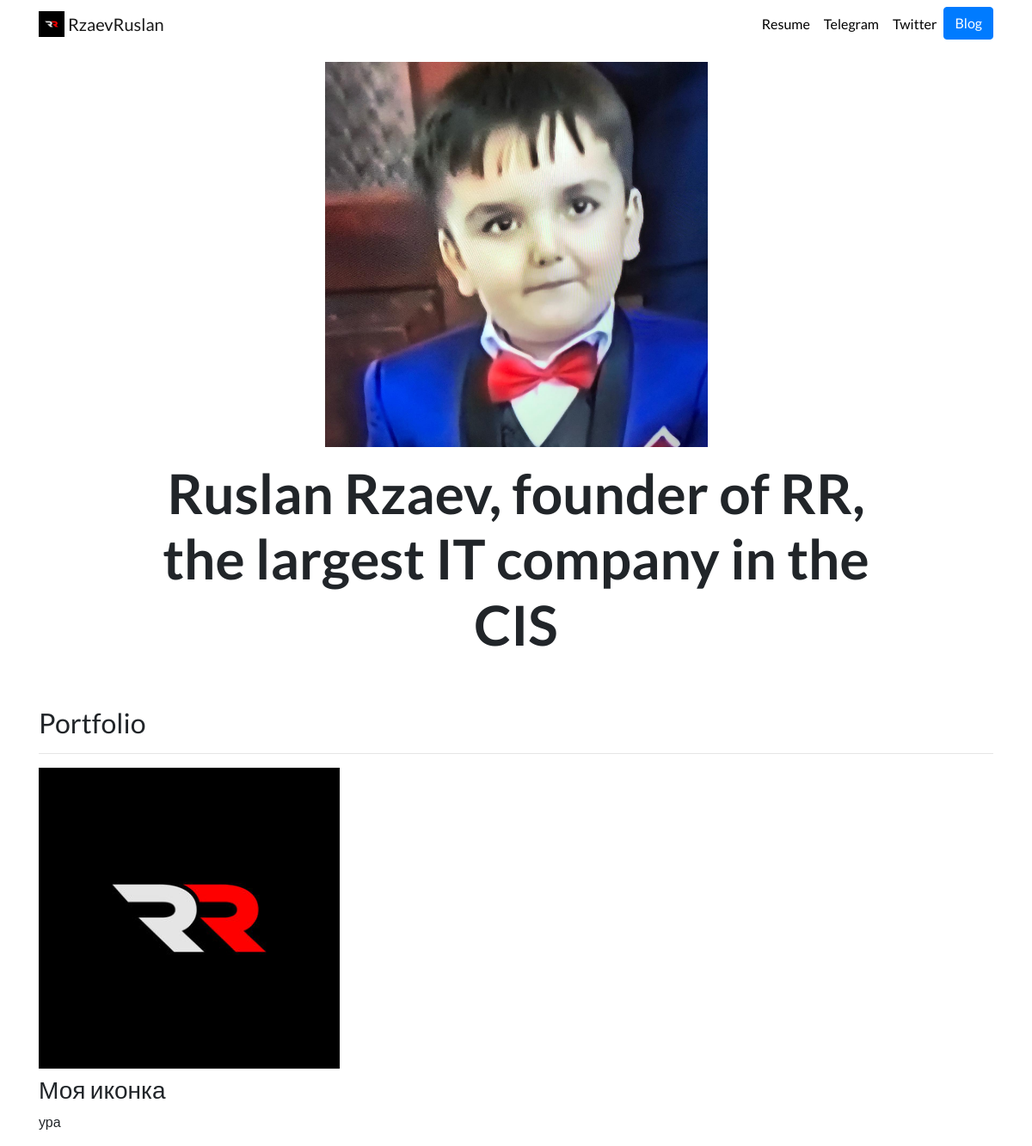
The page / on the database its author committed.
### portfolio/models.py (models this page shows, shortened)
class Project(models.Model):
    title = models.CharField(max_length=100)
    description = models.CharField(max_length=250)
    image = models.ImageField(upload_to='portfolio/images/')
    url = models.URLField(blank=True)

### portfolio/views.py (the view)
# urls.py: 2. Add a URL to urlpatterns:  path('', views.home, name='home')
def home(request):
    projects = Project.objects.all()
    return render(request, 'portfolio/home.html', {'projects':projects})

### portfolio/templates/portfolio/home.html
{% extends "portfolio/base.html" %}
{% load static %}
{% block content %}
<div class="row justify-content-center my-3">
  <div class="col-5">
    <img src="{% static 'portfolio/SquareBlonde.png' %}" class="img-fluid">
  </div>
</div>
<div class="row justify-content-center mb-3">
  <div class="col-md-9 text-center">
    <h1 id="hometext" class="font-weight-bold">Ruslan Rzaev, founder of RR, the largest IT company in the CIS</h1>
  </div>
</div>
<h2 class="mt-5">Portfolio</h2>
<hr>
<div class="row">
  {% for project in projects %}
  <div class="col-lg-4 col-md-6">
    {% if project.url %}
    <a href="{{ project.url }}">
      <img src="{{ project.image.url }}" class="img-fluid mb-2">
    </a>
    {% else %}
    <img src="{{ project.image.url }}" class="img-fluid mb-2">
    {% endif %}
    <h3>{{ project.title }}</h3>
    <p>{{ project.description }}</p>
  </div>
  {% endfor %}
</div>
{% endblock %}

### portfolio/templates/portfolio/base.html (shortened to what this page needs)
{% load static %}
<!doctype html>
<html lang="en">
<head>
  <link rel="stylesheet" href="https://stackpath.bootstrapcdn.com/bootstrap/4.4.1/css/bootstrap.min.css">
  <link rel="stylesheet" href="{% static "portfolio/custom.css" %}">
</head>
<body>
  <nav id="topNav" class="navbar navbar-expand-md navbar-light">
    <div class="container">
      <a class="navbar-brand" href="{% url 'home' %}">
        <img src="{% static "portfolio/лого.jpg" %}" width="30" height="30" class="d-inline-block align-top" alt="Ruslan's Logo">
        <span>RzaevRuslan</span>
      </a>
      <div class="collapse navbar-collapse text-center" id="navbarNav">
        <ul class="navbar-nav ml-auto">
          <li class="nav-item">
            <a class="nav-link" href="{% static "portfolio/resume.pdf" %}">Resume</a>
          </li>
          <li class="nav-item">
            <a class="nav-link" href="https://t.me/hjbug67777555rfft77sdjq8w81" target="_blank">Telegram</a>
          </li>
          <li class="nav-item">
            <a class="nav-link" href="https://twitter.com/RuslanRzae45579" target="_blank">Twitter</a>
          </li>
          <li>
            <a role="button" href="{% url 'blog:all_blogs' %}" class="btn btn-primary">Blog</a>
          </li>
        </ul>
      </div>
    </div>
  </nav>
  <div class="container">
    {% block content %}{% endblock %}
  </div>
</body>
</html>

### portfolio/static/portfolio/custom.css (style rules this page uses)
.navbar-nav .nav-link { color: rgba(0,0,0,1) !important; }
body { font-family: 'Lato', sans-serif; }
@media (min-width: 992px) { #hometext { font-size: 4rem; } }

### rows shown on the page
Project: image (picture), title "Моя иконка", description "ура"
